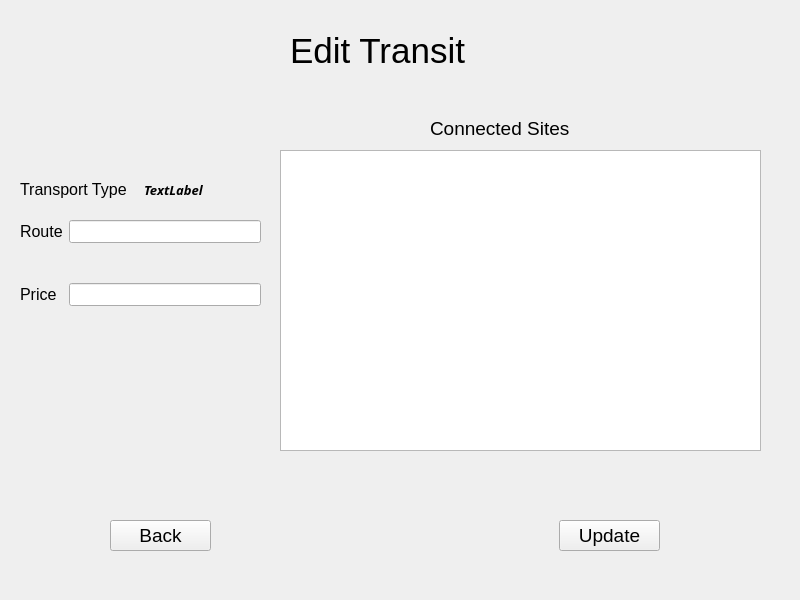
<?xml version="1.0" encoding="UTF-8"?>
<ui version="4.0">
 <class>administrator_edit_transit</class>
 <widget class="QMainWindow" name="administrator_edit_transit">
  <property name="geometry">
   <rect>
    <x>0</x>
    <y>0</y>
    <width>800</width>
    <height>600</height>
   </rect>
  </property>
  <property name="windowTitle">
   <string>Administrator Edit Transit</string>
  </property>
  <widget class="QWidget" name="centralwidget">
   <widget class="QPushButton" name="update_btn">
    <property name="geometry">
     <rect>
      <x>559</x>
      <y>520</y>
      <width>101</width>
      <height>31</height>
     </rect>
    </property>
    <property name="font">
     <font>
      <pointsize>14</pointsize>
     </font>
    </property>
    <property name="text">
     <string>Update</string>
    </property>
   </widget>
   <widget class="QListWidget" name="listWidget">
    <property name="geometry">
     <rect>
      <x>280</x>
      <y>150</y>
      <width>481</width>
      <height>301</height>
     </rect>
    </property>
    <property name="font">
     <font>
      <pointsize>10</pointsize>
     </font>
    </property>
   </widget>
   <widget class="QPushButton" name="back_btn">
    <property name="geometry">
     <rect>
      <x>110</x>
      <y>520</y>
      <width>101</width>
      <height>31</height>
     </rect>
    </property>
    <property name="font">
     <font>
      <pointsize>14</pointsize>
     </font>
    </property>
    <property name="text">
     <string>Back</string>
    </property>
   </widget>
   <widget class="QLabel" name="label">
    <property name="geometry">
     <rect>
      <x>290</x>
      <y>20</y>
      <width>201</width>
      <height>61</height>
     </rect>
    </property>
    <property name="font">
     <font>
      <pointsize>26</pointsize>
     </font>
    </property>
    <property name="text">
     <string>Edit Transit</string>
    </property>
   </widget>
   <widget class="QWidget" name="formLayoutWidget">
    <property name="geometry">
     <rect>
      <x>20</x>
      <y>220</y>
      <width>241</width>
      <height>101</height>
     </rect>
    </property>
    <layout class="QFormLayout" name="formLayout">
     <property name="verticalSpacing">
      <number>40</number>
     </property>
     <item row="0" column="0">
      <widget class="QLabel" name="routeLabel">
       <property name="font">
        <font>
         <pointsize>12</pointsize>
        </font>
       </property>
       <property name="text">
        <string>Route</string>
       </property>
      </widget>
     </item>
     <item row="0" column="1">
      <widget class="QLineEdit" name="routeLineEdit">
       <property name="font">
        <font>
         <pointsize>10</pointsize>
        </font>
       </property>
      </widget>
     </item>
     <item row="1" column="0">
      <widget class="QLabel" name="priceLabel">
       <property name="font">
        <font>
         <pointsize>12</pointsize>
        </font>
       </property>
       <property name="text">
        <string>Price</string>
       </property>
      </widget>
     </item>
     <item row="1" column="1">
      <widget class="QLineEdit" name="priceLineEdit">
       <property name="font">
        <font>
         <pointsize>10</pointsize>
        </font>
       </property>
      </widget>
     </item>
    </layout>
   </widget>
   <widget class="QWidget" name="horizontalLayoutWidget">
    <property name="geometry">
     <rect>
      <x>20</x>
      <y>169</y>
      <width>241</width>
      <height>41</height>
     </rect>
    </property>
    <layout class="QHBoxLayout" name="horizontalLayout">
     <item>
      <widget class="QLabel" name="label_2">
       <property name="font">
        <font>
         <pointsize>12</pointsize>
        </font>
       </property>
       <property name="text">
        <string>Transport Type</string>
       </property>
      </widget>
     </item>
     <item>
      <widget class="QLabel" name="transport_type_label">
       <property name="font">
        <font>
         <family>STIXGeneral</family>
         <pointsize>10</pointsize>
         <weight>75</weight>
         <italic>true</italic>
         <bold>true</bold>
        </font>
       </property>
       <property name="text">
        <string>TextLabel</string>
       </property>
      </widget>
     </item>
    </layout>
   </widget>
   <widget class="QLabel" name="label_4">
    <property name="geometry">
     <rect>
      <x>430</x>
      <y>120</y>
      <width>161</width>
      <height>16</height>
     </rect>
    </property>
    <property name="font">
     <font>
      <pointsize>14</pointsize>
     </font>
    </property>
    <property name="text">
     <string>Connected Sites</string>
    </property>
   </widget>
  </widget>
 </widget>
 <resources/>
 <connections/>
</ui>
